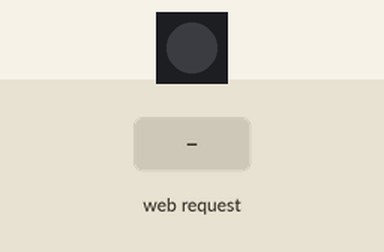
A sketch run on a simulated ESP8266 (NodeMCU). Parts: 1 RGB LEDs in strip order, left to right. Inputs (shaded band) come from the test bench. Dim RGB values are drawn brighter than linear; what the sketch prints to the serial monitor is not drawn.

Above: at 1.2 s.
1.3 s: HTTP request GET /greenplus received
At 2.5 s:
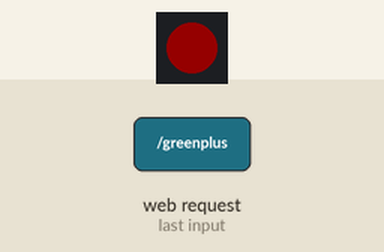
2.8 s: HTTP request GET /redplus received
At 3.8 s:
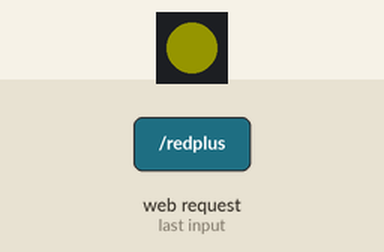
4.3 s: HTTP request GET /blueplus received
At 4.9 s:
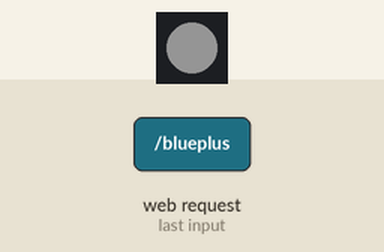
5.8 s: HTTP request GET /greenminus received
At 7.0 s:
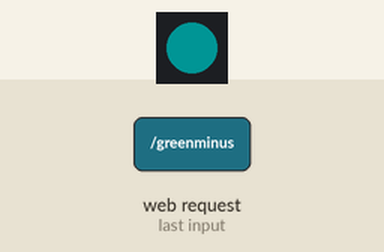
7.3 s: HTTP request GET /redminus received
At 8.3 s:
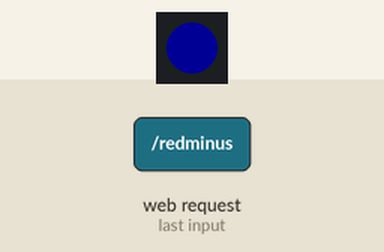
8.8 s: HTTP request GET /greenplus received
At 9.5 s:
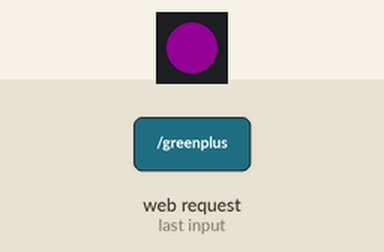
Timing chart, 0 to 11.3 s (numbered marks = the images above; inputs shaded):
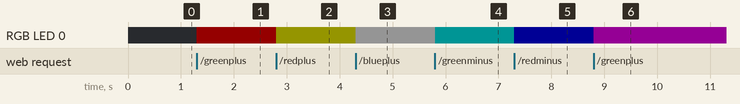

Measured:
- after the input at 1.3 s, RGB LED 0: off → RGB(20, 0, 0) at once
- after the input at 2.8 s, RGB LED 0: RGB(20, 0, 0) → RGB(20, 20, 0) at once
- after the input at 4.3 s, RGB LED 0: RGB(20, 20, 0) → RGB(20, 20, 20) at once
- after the input at 5.8 s, RGB LED 0: RGB(20, 20, 20) → RGB(0, 20, 20) at once
- after the input at 7.3 s, RGB LED 0: RGB(0, 20, 20) → RGB(0, 0, 20) at once
- after the input at 8.8 s, RGB LED 0: RGB(0, 0, 20) → RGB(20, 0, 20) at once

The sketch:

mobileLight.ino
```cpp
#include <ESP8266WiFi.h>
#include <WiFiClient.h>
#include <ESP8266WebServer.h>
#include <Adafruit_NeoPixel.h>

#define PIN 5

const char WiFiAPPSK[] = "12345678";

Adafruit_NeoPixel strip = Adafruit_NeoPixel(1, PIN, NEO_GRB + NEO_KHZ800);

WiFiServer server(80);
int r = 0;
int g = 0;
int b = 0;

void setup() {
  // put your setup code here, to run once:
  Serial.begin(115200);
  setupWiFi();
  server.begin();
  strip.begin();
  strip.show();

}

void loop() {
  // put your main code here, to run repeatedly:

  // Check if a client has connected
  WiFiClient client = server.available();
  if (!client) {
    return;
  }

  // Read the first line of the request
  String req = client.readStringUntil('\r');
  Serial.println(req);
//  client.flush();

  // Match the request
  // request type (read/set) and value if set.
  if (req.indexOf("/greenplus") != -1){
    g = g+20;
    if (g > 255){
      g = 255;
    }
  }
  else if (req.indexOf("/redplus") != -1){
    r = r+20;
    if (r> 255){
      r = 255;
    }
  }
  else if (req.indexOf("/blueplus") != -1){
    b = b+20;
    if (b > 255){
      b = 255;
    }
  }
  else if (req.indexOf("/greenminus") != -1){
    g = g-20;
    if (g < 1){
      g = 0;
    }
  }
  else if (req.indexOf("/redminus") != -1){
    r = r-20;
    if (r < 1){
      r = 0;
    }
  }
  else if (req.indexOf("/blueminus") != -1){
    b = b-20;
    if (b <1){
      b = 0;
    }
  }
  else if (req.indexOf("/off") != -1){
    g = 0;
    r = 0;
    b = 0;
  }
  strip.setPixelColor(0, strip.Color(g, r, b));
  strip.show();


//  client.flush();
  String s = "HTTP/1.1 200 OK\r\n";
  s += "Content-Type: text/html\r\n\r\n";
s = "<!DOCTYPE html><html>";
s += "<head><meta name=\"viewport\" content=\"width=device-width, initial-scale=1\">";
s += "<link rel=\"icon\" href=\"data:,\">";
s += "<style>html { font-family: Helvetica; display: inline-block; margin: 0px auto; text-align: center;}";
s += ".button { background-color: #195B6A; border: none; color: white; padding: 16px 40px;";
s += "text-decoration: none; font-size: 30px; margin: 2px; cursor: pointer;}";
s += ".button2 {background-color: #77878A;}</style></head>";
s += "<body><h1>ESP8266 Web Server</h1>";
s += "<p>red: "+String(r)+", green: "+String(g)+", blue: "+String(b)+"</p>";
s += "<p><a href=\"/greenminus\"><button class=\"button\">-</button></a>GREEN<a href=\"/greenplus\"><button class=\"button\">+</button></a></p>";
s += "<p><a href=\"/redminus\"><button class=\"button\">-</button></a>  RED  <a href=\"/redplus\"><button class=\"button\">+</button></a></p>";
s += "<p><a href=\"/blueminus\"><button class=\"button\">-</button></a> BLUE <a href=\"/blueplus\"><button class=\"button\">+</button></a></p>";
//s += "<p><a href=\"/blueminus\"><button class=\"button\">BLUE</button></a></p>";
s += "<p><a href=\"/off\"><button class=\"button\">OFF</button></a></p>";
s += "</body></html>\n";


  // Send the response to the client
  Serial.println(s);
  client.println(s);
  delay(1);
  Serial.println("Client disonnected");

  // The client will actually be disconnected
  // when the function returns and 'client' object is detroyed

}

void setupWiFi()
{
  WiFi.mode(WIFI_AP);

  // Do a little work to get a unique-ish name. Append the
  // last two bytes of the MAC (HEX'd) to "Thing-":
  uint8_t mac[WL_MAC_ADDR_LENGTH];
  WiFi.softAPmacAddress(mac);
  String macID = String(mac[WL_MAC_ADDR_LENGTH - 2], HEX) +
                 String(mac[WL_MAC_ADDR_LENGTH - 1], HEX);
  macID.toUpperCase();
  String AP_NameString = "ESP8266 Thing " + macID;

  char AP_NameChar[AP_NameString.length() + 1];
  memset(AP_NameChar, 0, AP_NameString.length() + 1);

  for (int i=0; i<AP_NameString.length(); i++)
    AP_NameChar[i] = AP_NameString.charAt(i);

  WiFi.softAP(AP_NameChar, WiFiAPPSK);
}
```
